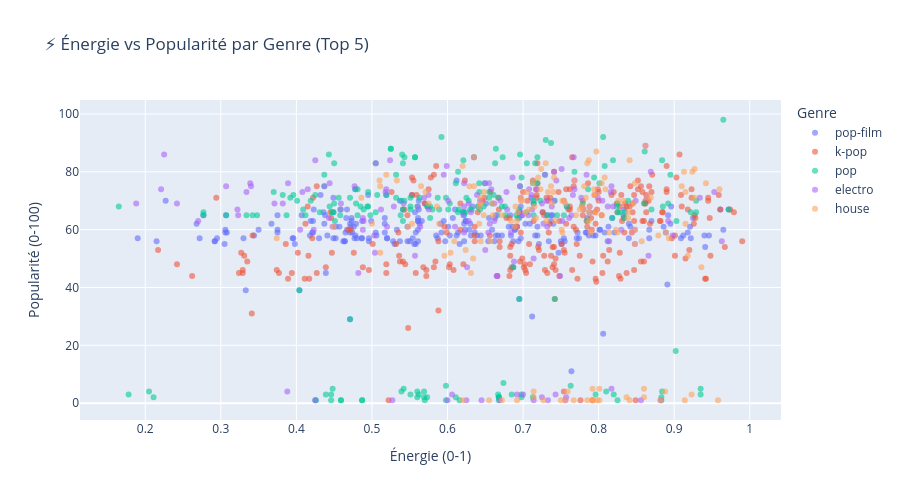

The cell this chart's notebook holds for it:
### Code cell
# ============================================================
# GRAPHIQUE 2 — Scatter interactif : Énergie vs Popularité
# Chaque point = une chanson, couleur = genre
# Clique sur un genre dans la légende pour le masquer !
# ============================================================

top5_genres = df.groupby('track_genre')['popularity']\
               .mean().sort_values(ascending=False)\
               .head(5).index

df_top5 = df[df['track_genre'].isin(top5_genres)].sample(1000)

fig2 = px.scatter(
    df_top5,
    x='energy',
    y='popularity',
    color='track_genre',
    hover_data=['danceability', 'tempo'],
    title="⚡ Énergie vs Popularité par Genre (Top 5)",
    labels={
        'energy': 'Énergie (0-1)',
        'popularity': 'Popularité (0-100)',
        'track_genre': 'Genre'
    },
    opacity=0.6
)
fig2.update_layout(height=500)
fig2.show()

### Figure 1 — Plotly figure (JSON) as saved in the notebook; plotly's stock layout.template omitted (floating-point values rounded to 4 significant figures; data arrays with more than 128 entries replaced by an {"elided": "..."} marker saying what was removed)
{"data": [{"customdata": {"elided": "229x2 float values"}, "hovertemplate": "Genre=pop-film<br>Énergie (0-1)=%{x}<br>Popularité (0-100)=%{y}<br>danceability=%{customdata[0]}<br>tempo=%{customdata[1]}<extra></extra>", "legendgroup": "pop-film", "marker": {"color": "#636efa", "opacity": 0.6, "symbol": "circle"}, "mode": "markers", "name": "pop-film", "orientation": "v", "showlegend": true, "type": "scatter", "x": {"elided": "229 float values"}, "xaxis": "x", "y": {"elided": "229 int values"}, "yaxis": "y"}, {"customdata": {"elided": "258x2 float values"}, "hovertemplate": "Genre=k-pop<br>Énergie (0-1)=%{x}<br>Popularité (0-100)=%{y}<br>danceability=%{customdata[0]}<br>tempo=%{customdata[1]}<extra></extra>", "legendgroup": "k-pop", "marker": {"color": "#EF553B", "opacity": 0.6, "symbol": "circle"}, "mode": "markers", "name": "k-pop", "orientation": "v", "showlegend": true, "type": "scatter", "x": {"elided": "258 float values"}, "xaxis": "x", "y": {"elided": "258 int values"}, "yaxis": "y"}, {"customdata": {"elided": "215x2 float values"}, "hovertemplate": "Genre=pop<br>Énergie (0-1)=%{x}<br>Popularité (0-100)=%{y}<br>danceability=%{customdata[0]}<br>tempo=%{customdata[1]}<extra></extra>", "legendgroup": "pop", "marker": {"color": "#00cc96", "opacity": 0.6, "symbol": "circle"}, "mode": "markers", "name": "pop", "orientation": "v", "showlegend": true, "type": "scatter", "x": {"elided": "215 float values"}, "xaxis": "x", "y": {"elided": "215 int values"}, "yaxis": "y"}, {"customdata": {"elided": "151x2 float values"}, "hovertemplate": "Genre=electro<br>Énergie (0-1)=%{x}<br>Popularité (0-100)=%{y}<br>danceability=%{customdata[0]}<br>tempo=%{customdata[1]}<extra></extra>", "legendgroup": "electro", "marker": {"color": "#ab63fa", "opacity": 0.6, "symbol": "circle"}, "mode": "markers", "name": "electro", "orientation": "v", "showlegend": true, "type": "scatter", "x": {"elided": "151 float values"}, "xaxis": "x", "y": {"elided": "151 int values"}, "yaxis": "y"}, {"customdata": {"elided": "147x2 float values"}, "hovertemplate": "Genre=house<br>Énergie (0-1)=%{x}<br>Popularité (0-100)=%{y}<br>danceability=%{customdata[0]}<br>tempo=%{customdata[1]}<extra></extra>", "legendgroup": "house", "marker": {"color": "#FFA15A", "opacity": 0.6, "symbol": "circle"}, "mode": "markers", "name": "house", "orientation": "v", "showlegend": true, "type": "scatter", "x": {"elided": "147 float values"}, "xaxis": "x", "y": {"elided": "147 int values"}, "yaxis": "y"}], "layout": {"height": 500, "legend": {"title": {"text": "Genre"}, "tracegroupgap": 0}, "title": {"text": "⚡ Énergie vs Popularité par Genre (Top 5)"}, "xaxis": {"anchor": "y", "domain": [0, 1], "title": {"text": "Énergie (0-1)"}}, "yaxis": {"anchor": "x", "domain": [0, 1], "title": {"text": "Popularité (0-100)"}}}}
